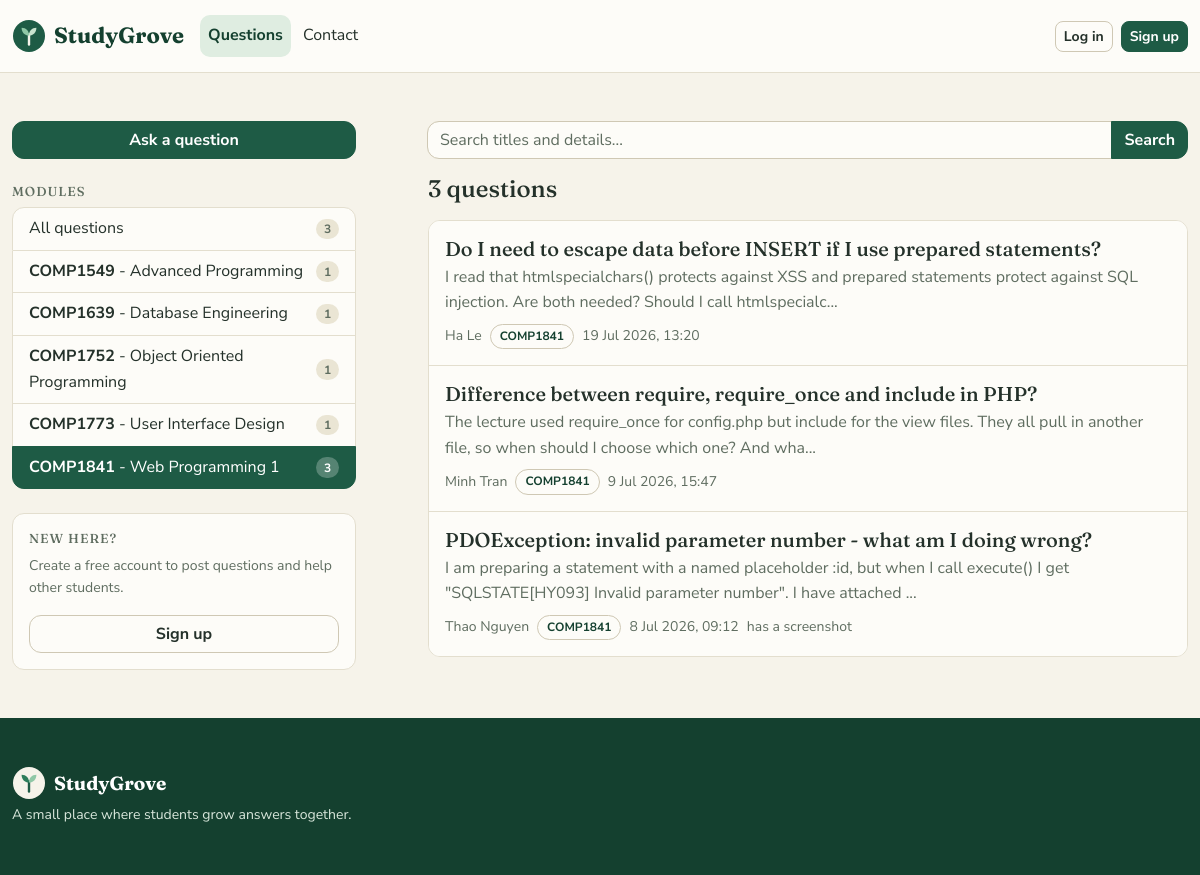
The app's page /?module=1 with its own data.
### tables this page shows
CREATE TABLE modules (
    id          INT UNSIGNED NOT NULL AUTO_INCREMENT,
    code        VARCHAR(10)  NOT NULL,           
    name        VARCHAR(100) NOT NULL,
    description VARCHAR(255) NULL DEFAULT NULL,
    PRIMARY KEY (id),
    UNIQUE KEY uq_modules_code (code)
);

CREATE TABLE questions (
    id         INT UNSIGNED NOT NULL AUTO_INCREMENT,
    user_id    INT UNSIGNED NOT NULL,
    module_id  INT UNSIGNED NOT NULL,
    title      VARCHAR(150) NOT NULL,
    body       TEXT         NOT NULL,
    image      VARCHAR(120) NULL DEFAULT NULL,   
    created_at TIMESTAMP    NOT NULL DEFAULT CURRENT_TIMESTAMP,
    PRIMARY KEY (id),
    KEY idx_questions_user (user_id),
    KEY idx_questions_module (module_id),
    CONSTRAINT fk_questions_user
        FOREIGN KEY (user_id) REFERENCES users (id)
        ON DELETE CASCADE ON UPDATE CASCADE,
    CONSTRAINT fk_questions_module
        FOREIGN KEY (module_id) REFERENCES modules (id)
        ON DELETE RESTRICT ON UPDATE CASCADE
);

CREATE TABLE users (
    id            INT UNSIGNED NOT NULL AUTO_INCREMENT,
    full_name     VARCHAR(100) NOT NULL,
    username      VARCHAR(30)  NOT NULL,
    email         VARCHAR(120) NOT NULL,
    password      VARCHAR(255) NOT NULL,         
    role          ENUM('member','admin') NOT NULL DEFAULT 'member',
    created_at    TIMESTAMP    NOT NULL DEFAULT CURRENT_TIMESTAMP,
    PRIMARY KEY (id),
    UNIQUE KEY uq_users_username (username),
    UNIQUE KEY uq_users_email (email)
);

### app/Controllers/HomeController.php (called while the page is built, shortened)
<?php
class HomeController extends Controller
{
    public function index()
    {
        $keyword  = trim(isset($_GET['q']) ? $_GET['q'] : '');
        $moduleId = filter_input(INPUT_GET, 'module', FILTER_VALIDATE_INT);
        $page     = max(1, (int) (isset($_GET['page']) ? $_GET['page'] : 1));
        $perPage = 6;
        $offset  = ($page - 1) * $perPage;
        $questionRepo = new QuestionRepository();
        $moduleRepo   = new ModuleRepository();
        $total     = $questionRepo->countSearch($keyword, $moduleId);
        $questions = $questionRepo->search($keyword, $moduleId, $perPage, $offset);
        $modules   = $moduleRepo->getAll();
        $this->renderView('home/index', [
            'pageTitle'  => 'Questions',
            'questions'  => $questions,
            'modules'    => $modules,
            'keyword'    => $keyword,
            'moduleId'   => $moduleId,
            'page'       => $page,
            'totalPages' => max(1, (int) ceil($total / $perPage)),
            'total'      => $total,
        ]);
    }
}

### app/Core/App.php (called while the page is built, shortened)
<?php
class App
{
    protected $action = 'index';
    public function __construct()
    {
        $url = $this->parseUrl();
        $this->controller = new $controllerClass();
        $this->params = $url ? array_values($url) : [];
        call_user_func_array([$this->controller, $this->action], $this->params);
    }
    private function parseUrl()
    {
        return [];
    }
}

### public/index.php (called while the page is built, shortened)
<?php
require_once ROOT_PATH . '/app/helpers.php';
new App\Core\App();

### app/Models/QuestionRepository.php (called while the page is built, shortened)
<?php
class QuestionRepository
{
    private $db;
    public function __construct()
    {
        $database = new Database();
        $this->db = $database->connect();
    }
    public function search($keyword, $moduleId, $limit, $offset)
    {
        $sql = "SELECT q.*, u.full_name AS author_name, m.code AS module_code, m.name AS module_name
                FROM questions q
                JOIN users u   ON u.id = q.user_id
                JOIN modules m ON m.id = q.module_id
                WHERE 1";
        $params = [];
        if ($moduleId) {
            $sql .= " AND q.module_id = :module_id";
            $params['module_id'] = $moduleId;
        }
        $sql .= " ORDER BY q.created_at DESC LIMIT " . (int) $limit . " OFFSET " . (int) $offset;
        $stmt = $this->db->prepare($sql);
        $stmt->execute($params);
        return $stmt->fetchAll();
    }
    public function countSearch($keyword, $moduleId)
    {
        $sql = "SELECT COUNT(*) FROM questions q WHERE 1";
        $params = [];
        if ($moduleId) {
            $sql .= " AND q.module_id = :module_id";
            $params['module_id'] = $moduleId;
        }
        $stmt = $this->db->prepare($sql);
        $stmt->execute($params);
        return (int) $stmt->fetchColumn();
    }
}

### app/Core/Database.php (called while the page is built, shortened)
<?php
class Database
{
    private $host;
    private $db_name;
    private $username;
    private $password;
    private static $sharedConnection = null;
    public function __construct()
    {
        $this->host     = DB_HOST;
        $this->db_name  = DB_NAME;
        $this->username = DB_USER;
        $this->password = DB_PASS;
    }
    public function connect()
    {
        if (self::$sharedConnection !== null) {
            return self::$sharedConnection;
        }
        $this->conn = null;
        try {
            $dsn = "mysql:host=" . $this->host . ";dbname=" . $this->db_name . ";charset=utf8mb4";
            $this->conn = new PDO($dsn, $this->username, $this->password);
            $this->conn->setAttribute(PDO::ATTR_ERRMODE, PDO::ERRMODE_EXCEPTION);
            $this->conn->setAttribute(PDO::ATTR_DEFAULT_FETCH_MODE, PDO::FETCH_ASSOC);
        } catch (PDOException $exception) {
            die("Database connection failed: " . $exception->getMessage()
                . "<br>Check DB_NAME / DB_USER / DB_PASS in config/config.php "
                . "and make sure database/web_programing.sql has been imported.");
        }
        self::$sharedConnection = $this->conn;
        return $this->conn;
    }
}

### app/Models/ModuleRepository.php (called while the page is built, shortened)
<?php
class ModuleRepository
{
    private $db;
    private $table = 'modules';
    public function __construct()
    {
        $database = new Database();
        $this->db = $database->connect();
    }
    public function getAll()
    {
        $sql = "SELECT m.*,
                       (SELECT COUNT(*) FROM questions q WHERE q.module_id = m.id) AS question_count
                FROM {$this->table} m
                ORDER BY m.code ASC";
        return $this->db->query($sql)->fetchAll();
    }
}

### app/helpers.php (called while the page is built, shortened)
<?php
function e($value)
{
    return htmlspecialchars((string) $value, ENT_QUOTES, 'UTF-8');
}
function nice_date($mysqlDate)
{
    return $mysqlDate ? date('j M Y, H:i', strtotime($mysqlDate)) : '';
}
function excerpt($text, $limit = 150)
{
    $text = trim($text);
    return mb_substr($text, 0, $limit) . '...';
}

### app/Core/Auth.php (called while the page is built, shortened)
<?php
class Auth
{
    public static function check()
    {
        return isset($_SESSION['user']);
    }
}

### app/Views/home/index.php (the view, shortened to what this page needs)
<div class="row board-row">
    <aside class="col-lg-5 col-xl-4 mb-4 mb-lg-0">
        <div class="d-grid mb-4">
            <a class="btn btn-primary" href="<?= BASE_URL ?>/question/create">Ask a question</a>
        </div>
        <nav aria-label="Browse by module">
            <h2 class="side-title mb-2">Modules</h2>
            <div class="list-group">
                <a class="list-group-item list-group-item-action d-flex justify-content-between align-items-center gap-2<?= $moduleId ? '' : ' active' ?>"
                    href="<?= BASE_URL ?>/" <?= $moduleId ? '' : ' aria-current="true"' ?>>
                    <span>All questions</span>
                    <span class="badge rounded-pill count"><?= (int) $total ?></span>
                </a>
                <?php foreach ($modules as $module): ?>
                <?php $onThisModule = $moduleId === (int) $module['id']; ?>
                <a class="list-group-item list-group-item-action d-flex justify-content-between align-items-center gap-2<?= $onThisModule ? ' active' : '' ?>"
                    href="<?= BASE_URL ?>/?module=<?= (int) $module['id'] ?>"
                    <?= $onThisModule ? ' aria-current="true"' : '' ?>>
                    <span class="text-break"><strong><?= e($module['code']) ?></strong> -
                        <?= e($module['name']) ?></span>
                    <span class="badge rounded-pill count"><?= (int) $module['question_count'] ?></span>
                </a>
                <?php endforeach; ?>
            </div>
        </nav>
        <?php if (!Auth::check()): ?>
        <div class="card mt-4 d-none d-lg-block">
            <div class="card-body">
                <h2 class="side-title mb-2">New here?</h2>
                <p class="small text-body-secondary">Create a free account to post questions and help other students.
                </p>
                <div class="d-grid">
                    <a class="btn btn-outline-secondary" href="<?= BASE_URL ?>/auth/register">Sign up</a>
                </div>
            </div>
        </div>
        <?php endif; ?>
    </aside>
    <section class="col-lg-7 col-xl-8">
        <form class="input-group mb-3" method="get" action="<?= BASE_URL ?>/" role="search">
            <input type="search" class="form-control" id="q" name="q" value="<?= e($keyword) ?>"
                placeholder="Search titles and details...">
            <button type="submit" class="btn btn-primary">Search</button>
        </form>
        <h1 class="h4 mb-3"><?= (int) $total ?> question<?= $total === 1 ? '' : 's' ?></h1>
        <?php if (!$questions): ?>
        <div class="text-center text-body-secondary py-5">
            <p class="mb-1">No questions match your search.</p>
            <p class="mb-0"><a href="<?= BASE_URL ?>/">Show every question</a></p>
        </div>
        <?php else: ?>
        <div class="card">
            <div class="list-group list-group-flush">
                <?php foreach ($questions as $row): ?>
                <article class="list-group-item py-3">
                    <h2 class="q-title h5 mb-1">
                        <a href="<?= BASE_URL ?>/question/show/<?= (int) $row['id'] ?>">
                            <?= e($row['title']) ?>
                        </a>
                    </h2>
                    <p class="q-excerpt text-body-secondary mb-2"><?= e(excerpt($row['body'])) ?></p>
                    <p class="d-flex flex-wrap align-items-center gap-2 small text-body-secondary mb-0">
                        <span><?= e($row['author_name']) ?></span>
                        <span class="module-chip"><?= e($row['module_code']) ?></span>
                        <span><?= e(nice_date($row['created_at'])) ?></span>
                        <?php if (!empty($row['image'])): ?>
                        <span>has a screenshot</span>
                        <?php endif; ?>
                    </p>
                </article>
                <?php endforeach; ?>
            </div>
        </div>
        <?php endif; ?>
    </section>
</div>

### public/css/style.css (style rules this page uses)
:root { --grove-cream: #f6f3ea; --grove-panel: #fdfcf8; --grove-ink: #24312a; --grove-muted: #5f6d60; --grove-line: #e3dece; --grove-border: #cfc8b4; --grove-green: #1e5b45; --grove-green-d: #14402f; --grove-green-l: #dfede1; --grove-gold: #c9a227; --grove-danger: #a93f36; --bs-body-bg: var(--grove-cream); --bs-body-color: var(--grove-ink); --bs-body-color-rgb: 36, 49, 42; --bs-secondary-color: var(--grove-muted); --bs-secondary-color-rgb: 95, 109, 96; --bs-emphasis-color: var(--grove-green-d); --bs-border-color: var(--grove-line); --bs-border-radius: 0.75rem; --bs-border-radius-sm: 0.5rem; --bs-border-radius-lg: 1rem; --bs-border-radius-xl: 1.25rem; --bs-border-radius-xxl: 2rem; --bs-primary: #1e5b45; --bs-primary-rgb: 30, 91, 69; --bs-danger: #a93f36; --bs-danger-rgb: 169, 63, 54; --bs-link-color: var(--grove-green); --bs-link-color-rgb: 30, 91, 69; --bs-link-hover-color: var(--grove-green-d); --bs-link-hover-color-rgb: 20, 64, 47; --bs-focus-ring-color: rgba(201, 162, 39, 0.45); --bs-focus-ring-width: 0.25rem; --bs-form-invalid-color: var(--grove-danger); --bs-form-invalid-border-color: var(--grove-danger); --bs-body-font-family: "Nunito Sans", "Segoe UI", Arial, Helvetica, sans-serif; --bs-body-font-size: 1rem; --bs-body-line-height: 1.6; }
h1, h2, h3, h4, .navbar-brand, .footer-brand { font-family: "Fraunces", Georgia, "Times New Roman", serif; line-height: 1.25; }
h1 { font-size: 1.85rem; }
h2 { font-size: 1.4rem; }
.btn-primary { --bs-btn-bg: var(--grove-green); --bs-btn-border-color: var(--grove-green); --bs-btn-hover-bg: var(--grove-green-d); --bs-btn-hover-border-color: var(--grove-green-d); --bs-btn-active-bg: var(--grove-green-d); --bs-btn-active-border-color: var(--grove-green-d); --bs-btn-disabled-bg: var(--grove-green); --bs-btn-disabled-border-color: var(--grove-green); }
.btn-outline-secondary { --bs-btn-color: var(--grove-ink); --bs-btn-bg: var(--grove-panel); --bs-btn-border-color: var(--grove-border); --bs-btn-hover-color: var(--grove-green-d); --bs-btn-hover-bg: var(--grove-green-l); --bs-btn-hover-border-color: var(--grove-border); --bs-btn-active-color: var(--grove-green-d); --bs-btn-active-bg: var(--grove-green-l); --bs-btn-active-border-color: var(--grove-border); }
.btn { font-weight: 700; }
.card { --bs-card-bg: var(--grove-panel); --bs-card-border-color: var(--grove-line); --bs-card-cap-bg: #f1ecdd; }
.list-group { --bs-list-group-bg: var(--grove-panel); --bs-list-group-border-color: var(--grove-line); --bs-list-group-color: var(--grove-ink); --bs-list-group-action-hover-bg: #efead9; --bs-list-group-action-hover-color: var(--grove-green-d); --bs-list-group-active-bg: var(--grove-green); --bs-list-group-active-border-color: var(--grove-green); --bs-list-group-active-color: #fff; }
.list-group-item.active .badge { background-color: rgba(255, 255, 255, 0.25) !important; color: #fff !important; }
.form-control, .form-select { background-color: var(--grove-panel); border-color: var(--grove-border); color: var(--grove-ink); }
#q { border-top-left-radius: 12px; border-bottom-left-radius: 12px; }
.module-chip { display: inline-block; padding: 0.125rem 0.5625rem; border: 1px solid var(--grove-border); border-radius: 20px; background: var(--grove-panel); font-size: 0.75rem; font-weight: 700; text-decoration: none; color: var(--grove-green-d); }
.side-title { font-size: 0.8125rem; text-transform: uppercase; letter-spacing: 1px; color: var(--grove-muted); }
.count { background: #eae5d4; color: var(--grove-muted); }
.q-title, .q-excerpt, .q-body { overflow-wrap: break-word; }
.q-title a { color: var(--grove-ink); text-decoration: none; }
.board-row { --bs-gutter-x: 1.5rem; }
@media (min-width: 992px) { .board-row { --bs-gutter-x: 3.5rem; } }
@media (min-width: 1200px) { .board-row { --bs-gutter-x: 4.5rem; } }

### records on screen
modules: code "COMP1549", name "Advanced Programming", question_count "1"
modules: code "COMP1639", name "Database Engineering", question_count "1"
modules: code "COMP1752", name "Object Oriented Programming", question_count "1"
modules: code "COMP1773", name "User Interface Design", question_count "1"
modules: code "COMP1841", name "Web Programming 1", question_count "3"
questions: title "Do I need to escape data before INSERT if I use prepared statements?", body "I read that htmlspecialchars() protects against XSS and prepared statements protect against SQL injection. Are both needed? Should I call htmlspecialc...", user.full_name "Ha Le", module.code "COMP1841", created_at "19 Jul 2026, 13:20"
questions: title "Difference between require, require_once and include in PHP?", body "The lecture used require_once for config.php but include for the view files. They all pull in another file, so when should I choose which one? And wha...", user.full_name "Minh Tran", module.code "COMP1841", created_at "9 Jul 2026, 15:47"
questions: title "PDOException: invalid parameter number - what am I doing wrong?", body "I am preparing a statement with a named placeholder :id, but when I call execute() I get \"SQLSTATE[HY093] Invalid parameter number\". I have attached ...", user.full_name "Thao Nguyen", module.code "COMP1841", created_at "8 Jul 2026, 09:12", image "has a screenshot"

### other values on screen
$total "3"
